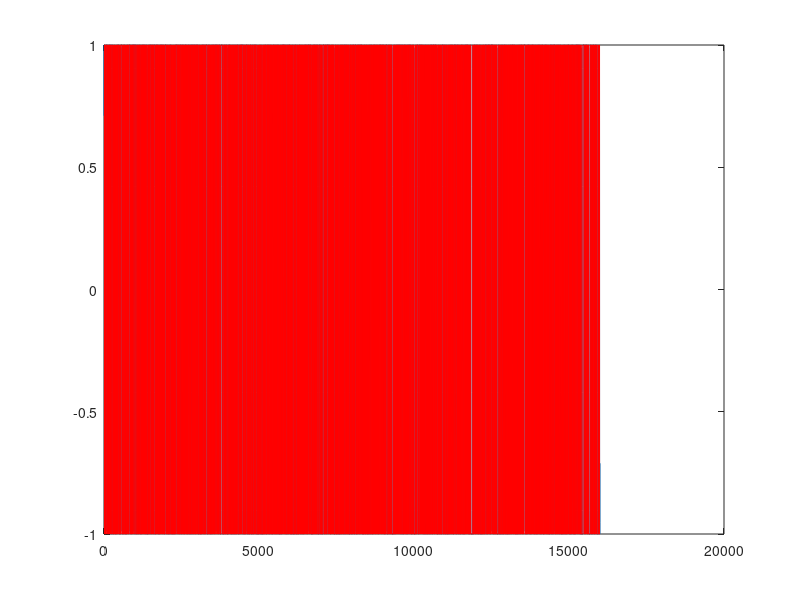
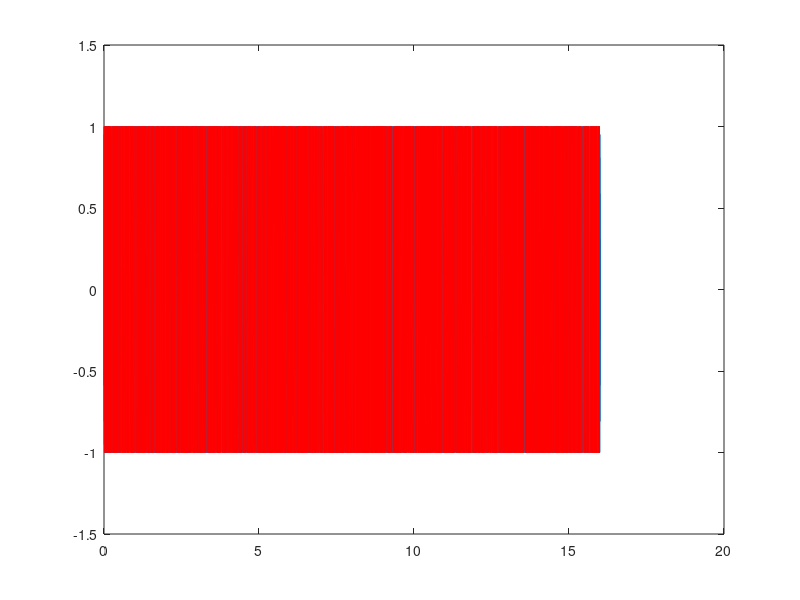
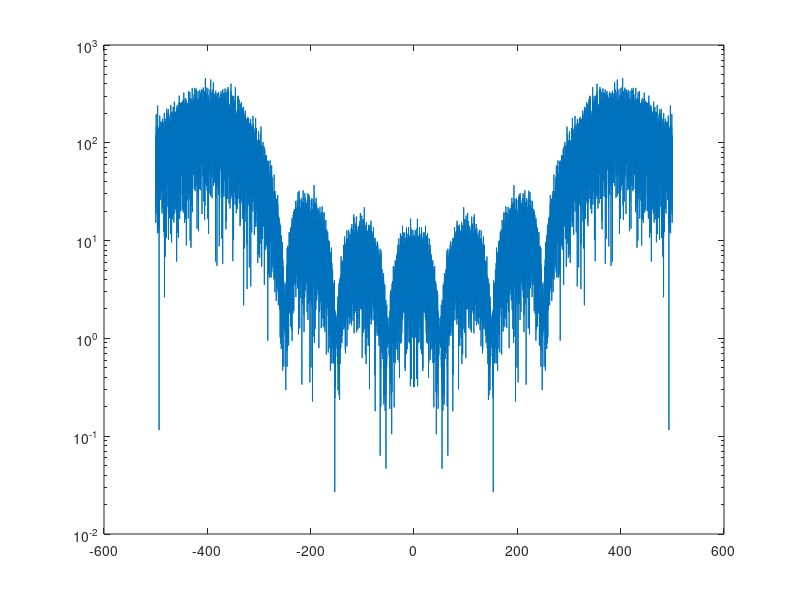
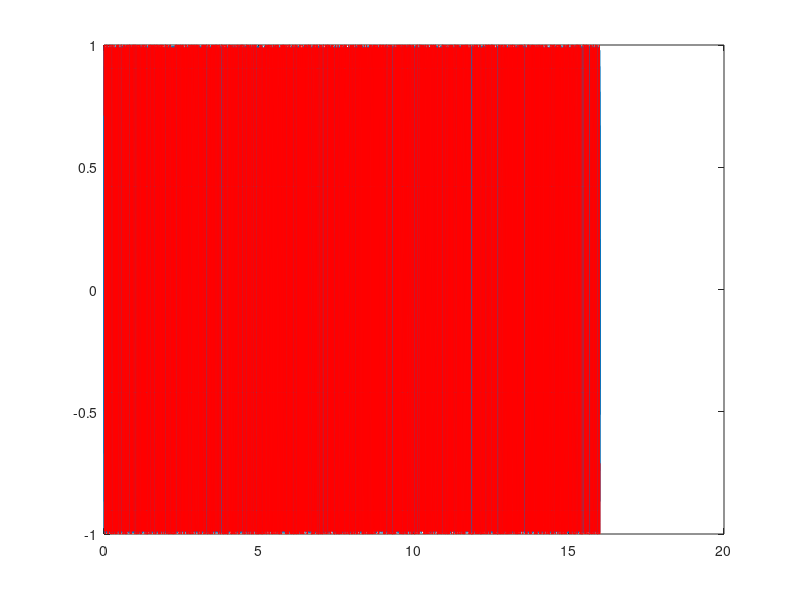

Here is the MATLAB script that generated these plots, in order:
beta = 0.7;
Fs = 1000;
Br = 200;
Tr = 1/Br;
K = 1;
F0 = 8*Br;
T = 16;

t = -K*Tr:1/Fs:K*Tr;
g = beta/Tr*sqrt(2*pi/log(2))*exp(-2*(pi*beta)^2*t.^2/log(2)/(Tr^2));
g = g/sum(g);
data = randi(2,1,T*Br)-1;
data = reshape(repmat(data,Fs/Br,1),[],1)*2 - 1;

data_f = conv(data,g);
data_f = data_f((length(g)-1)/2+1:end-(length(g)-1)/2);
plot(data_f)
hold on
plot(data,'r')
hold off
figure

t = [0:T*Fs-1]'/Fs;


wd= pi*Br*0.5;

smi=cumsum(data);
integral=smi*1/Fs;
integral=integral*wd;
I=cos(integral);
Q=sin(integral);
s=I.*cos(2*pi*F0*t)-Q.*sin(2*pi*F0*t);
figure
plot(t,s);
hold on
plot(t,data,'r')
hold off


figure
ff = [-length(s)/2:length(s)/2-1]/T;
semilogy(ff,abs(fftshift(fft(s))))

data  = data_f;
t = [0:T*Fs-1]'/Fs;


wd= pi*Br*0.5;

smi=cumsum(data);
integral=smi*1/Fs;
integral=integral*wd;
I=cos(integral);
Q=sin(integral);
s=I.*cos(2*pi*F0*t)-Q.*sin(2*pi*F0*t);
figure
plot(t,s);
hold on
plot(t,data,'r')
hold off


figure
ff = [-length(s)/2:length(s)/2-1]/T;
semilogy(ff,abs(fftshift(fft(s))))
